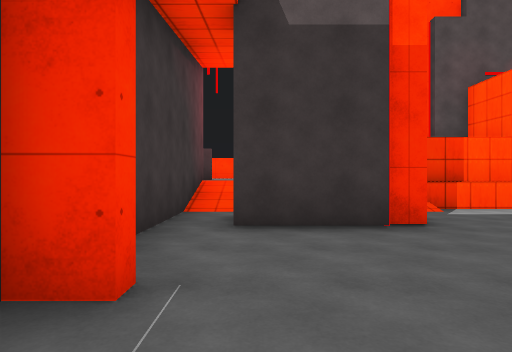
View 1 (above)

18 first-person views from a walk through a Unity game level. The camera is 1.3 m above the floor, looks level and sees 75° across. The floor is counted in squares, 2 m on a side. Each view is taken from the middle of a square. On the plan, view 1 faces up. The plan holds only what a view shows up to about 10 squares ahead; the rest is blank. The place goes on beyond the plan. The player is left out. Surface patterns are stand-ins for the level's own textures.

View 2
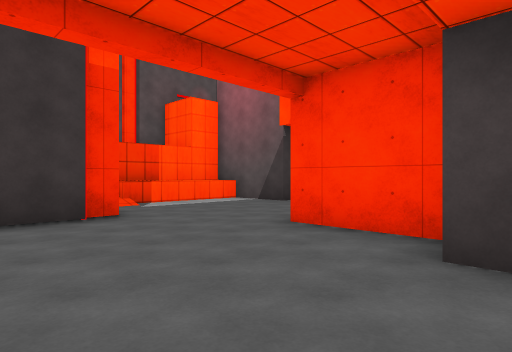

View 3
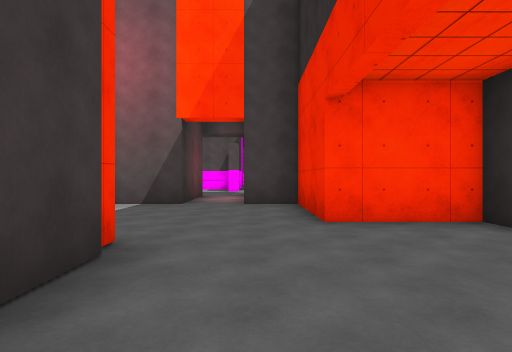

View 4
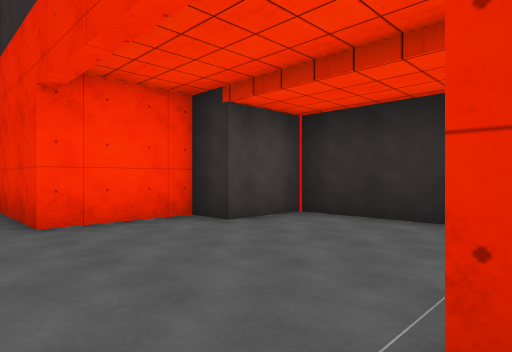

View 5
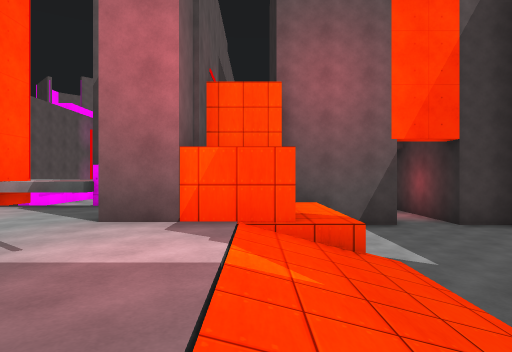

View 6
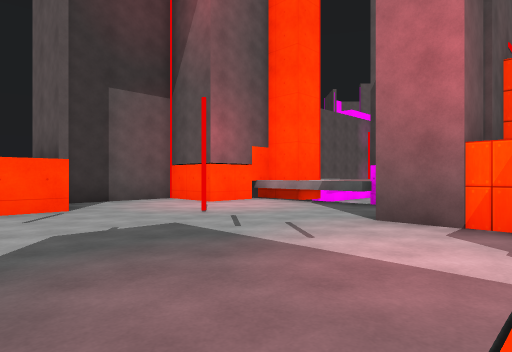

View 7
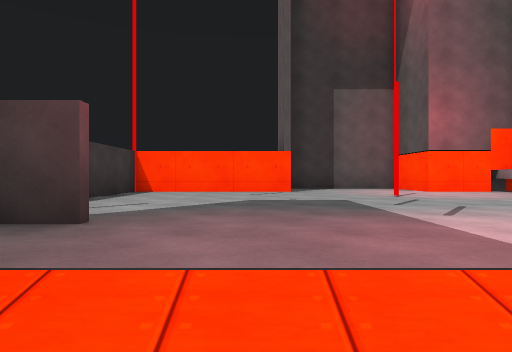

View 8
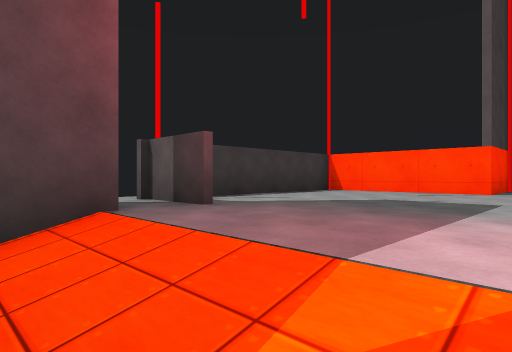

View 9
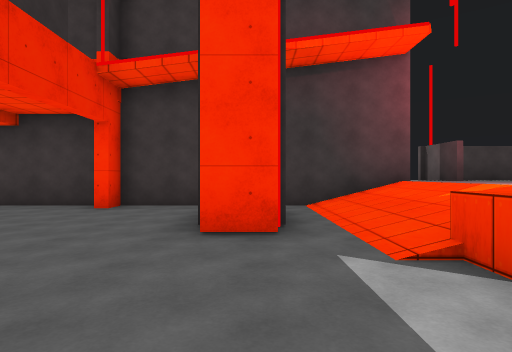

View 10
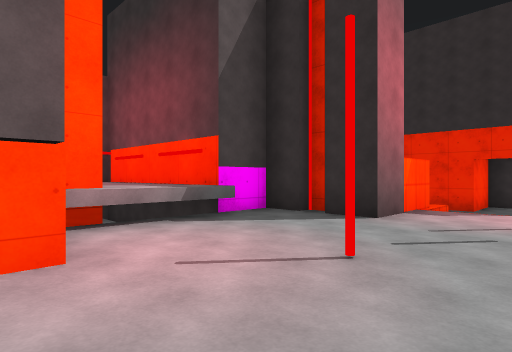

View 11
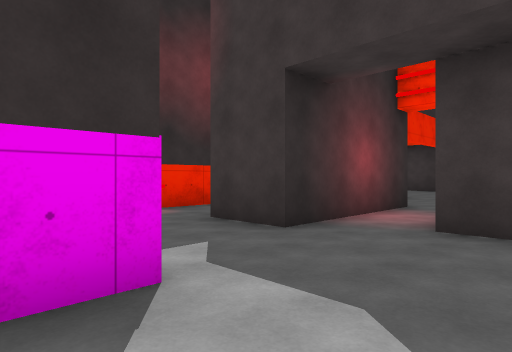

View 12
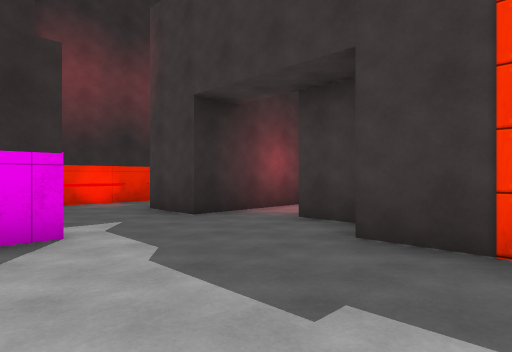

View 13
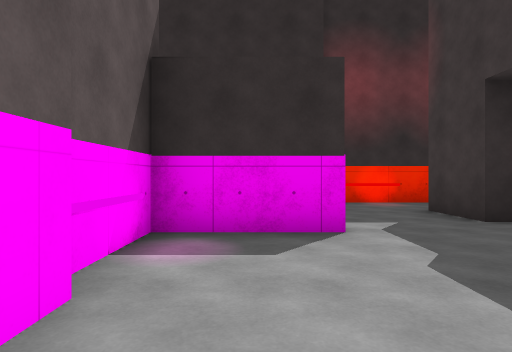

View 14
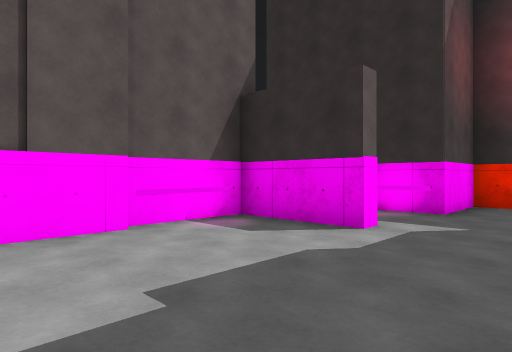

View 15
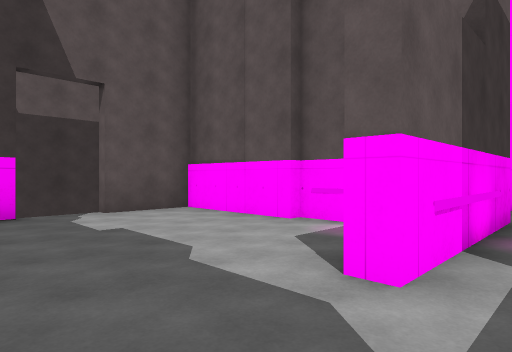

View 16
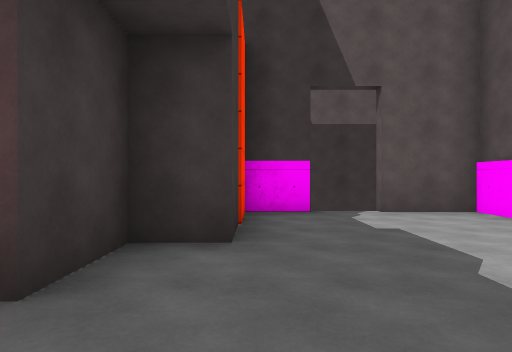

View 17
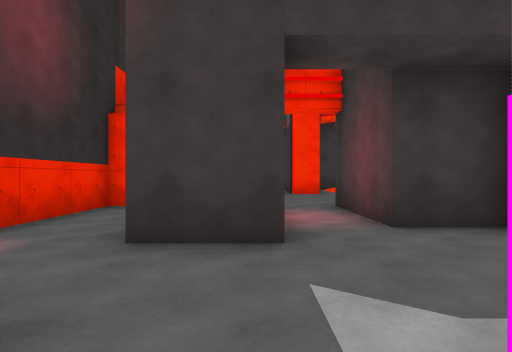

View 18
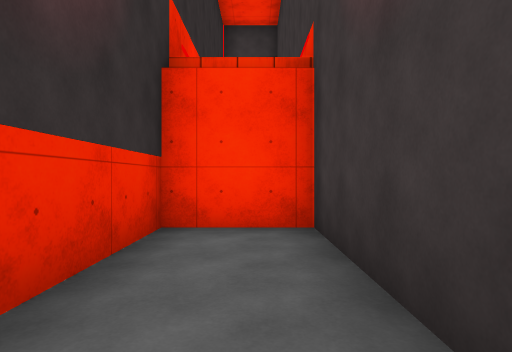

### Floor plan
Key: @ floor where view 1 was taken; # wall or solid block; . main floor; : floor 1 m higher than the main floor; / step, stairs or slope; ^ raised ledge; C red cylinder; Y cylinder.
Columns run from 3 left of view 1 to 16 right of it. Each row starts with its distance up from view 1.
 16    #####
 15  ###:::###
 14 ##:::::::#
 13 #::::C:::^^#
 12 #::::::::^^#
 11 #::::::::####### #
 10 ##:::::###    ####
  9 :::::::###   ###.##
  8  #/////###   #....#
  7  #/////#  # ##....##
  6  #........###......#
  5  #.###....###.....Y#
  4  #..............####
  3  #........####.....
  2  ##....#######..##
  1   #....###......#
  0   #@...# ########
 -1   #...##
 -2    ###C

Positions as (right, up) in squares from view 1, and headings:
1: (0, 0), facing up
2: (0, -1), facing up-right
3: (-1, 3), facing right
4: (-1, 3), facing down-right
5: (-1, 8), facing right
6: (-1, 8), facing up-right
7: (0, 7), facing up
8: (2, 7), facing up-left
9: (6, 5), facing left
10: (1, 15), facing down-right
11: (14, 6), facing down-left
12: (14, 8), facing down-left
13: (14, 8), facing down
14: (11, 8), facing down-right
15: (11, 3), facing up-right
16: (11, 3), facing up
17: (14, 3), facing left
18: (11, 1), facing left
